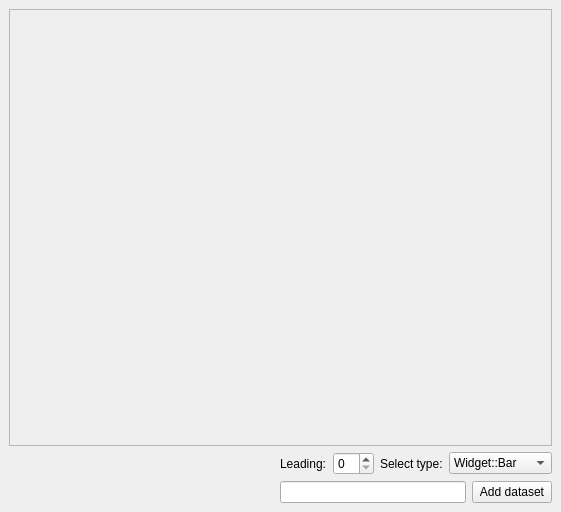
<?xml version="1.0" encoding="UTF-8"?>
<ui version="4.0">
 <class>MainWindow</class>
 <widget class="QWidget" name="MainWindow">
  <property name="geometry">
   <rect>
    <x>0</x>
    <y>0</y>
    <width>561</width>
    <height>512</height>
   </rect>
  </property>
  <property name="windowTitle">
   <string>Advanced</string>
  </property>
  <layout class="QGridLayout">
   <property name="margin">
    <number>9</number>
   </property>
   <property name="spacing">
    <number>6</number>
   </property>
   <item row="2" column="0">
    <spacer>
     <property name="orientation">
      <enum>Qt::Horizontal</enum>
     </property>
     <property name="sizeHint" stdset="0">
      <size>
       <width>211</width>
       <height>20</height>
      </size>
     </property>
    </spacer>
   </item>
   <item row="2" column="1" colspan="4">
    <widget class="QLineEdit" name="lineAddDataset"/>
   </item>
   <item row="2" column="5">
    <widget class="QPushButton" name="btnAddDataset">
     <property name="text">
      <string>Add dataset</string>
     </property>
    </widget>
   </item>
   <item row="1" column="4" colspan="2">
    <widget class="QComboBox" name="typeSelector">
     <item>
      <property name="text">
       <string>Widget::Bar</string>
      </property>
     </item>
     <item>
      <property name="text">
       <string>Widget::Line</string>
      </property>
     </item>
     <item>
      <property name="text">
       <string>Widget::Pie</string>
      </property>
     </item>
     <item>
      <property name="text">
       <string>Widget::Polar</string>
      </property>
     </item>
    </widget>
   </item>
   <item row="0" column="0" colspan="6">
    <widget class="QFrame" name="chartFrame">
     <property name="frameShape">
      <enum>QFrame::StyledPanel</enum>
     </property>
     <property name="frameShadow">
      <enum>QFrame::Raised</enum>
     </property>
    </widget>
   </item>
   <item row="1" column="3">
    <widget class="QLabel" name="typeLabel">
     <property name="text">
      <string>Select type:</string>
     </property>
     <property name="buddy">
      <cstring>typeSelector</cstring>
     </property>
    </widget>
   </item>
   <item row="1" column="1">
    <widget class="QLabel" name="leadingLabel">
     <property name="text">
      <string>Leading:</string>
     </property>
    </widget>
   </item>
   <item row="1" column="0">
    <spacer>
     <property name="orientation">
      <enum>Qt::Horizontal</enum>
     </property>
     <property name="sizeHint" stdset="0">
      <size>
       <width>181</width>
       <height>23</height>
      </size>
     </property>
    </spacer>
   </item>
   <item row="1" column="2">
    <widget class="QSpinBox" name="leadingSelector"/>
   </item>
  </layout>
 </widget>
 <resources/>
 <connections/>
</ui>
